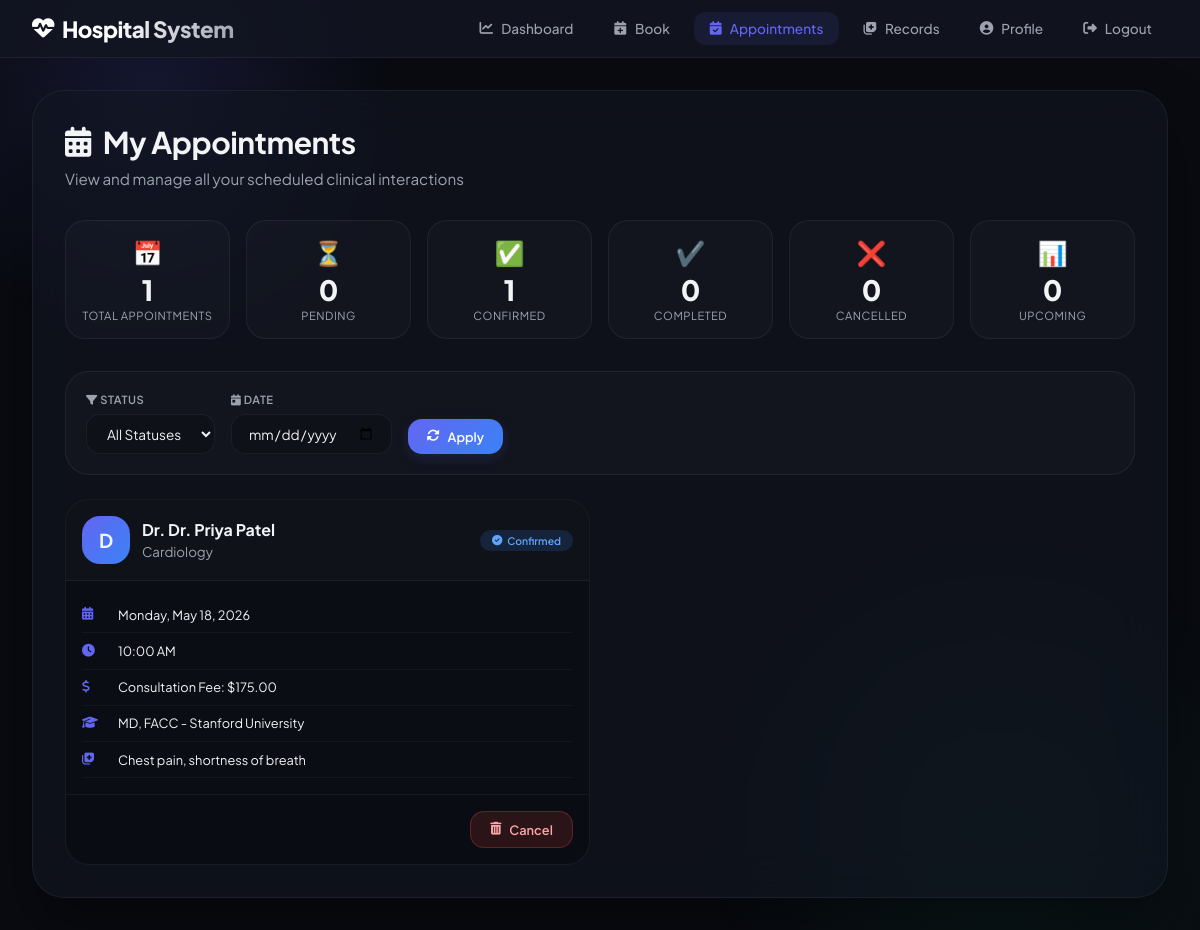
Page /patient/my-appointments.php (signed in) on the committed database.
### tables this page shows
CREATE TABLE appointments (
    id INT PRIMARY KEY AUTO_INCREMENT,
    patient_id INT,
    doctor_id INT,
    appointment_date DATE NOT NULL,
    appointment_time TIME NOT NULL,
    status ENUM('pending', 'confirmed', 'completed', 'cancelled') DEFAULT 'pending',
    symptoms TEXT,
    notes TEXT,
    created_at TIMESTAMP DEFAULT CURRENT_TIMESTAMP,
    updated_at TIMESTAMP DEFAULT CURRENT_TIMESTAMP ON UPDATE CURRENT_TIMESTAMP,
    FOREIGN KEY (patient_id) REFERENCES users(id) ON DELETE CASCADE,
    FOREIGN KEY (doctor_id) REFERENCES doctors(id) ON DELETE CASCADE,
    UNIQUE KEY unique_appointment (doctor_id, appointment_date, appointment_time)
);

CREATE TABLE users (
    id INT PRIMARY KEY AUTO_INCREMENT,
    username VARCHAR(50) UNIQUE NOT NULL,
    email VARCHAR(100) UNIQUE NOT NULL,
    password VARCHAR(255) NOT NULL,
    full_name VARCHAR(100) NOT NULL,
    phone VARCHAR(20),
    address TEXT,
    role ENUM('patient', 'doctor', 'admin') DEFAULT 'patient',
    is_active BOOLEAN DEFAULT TRUE,
    created_at TIMESTAMP DEFAULT CURRENT_TIMESTAMP,
    last_login TIMESTAMP NULL,
    reset_token VARCHAR(255) NULL,
    reset_token_expiry DATETIME NULL,
    email_verified BOOLEAN DEFAULT FALSE
);

CREATE TABLE doctors (
    id INT PRIMARY KEY AUTO_INCREMENT,
    user_id INT UNIQUE,
    specialization VARCHAR(100),
    qualification VARCHAR(200),
    experience_years INT,
    consultation_fee DECIMAL(10, 2),
    available_days VARCHAR(100),
    available_time_start TIME,
    available_time_end TIME,
    FOREIGN KEY (user_id) REFERENCES users(id) ON DELETE CASCADE
);

### includes/SessionManager.php (called while the page is built, shortened)
<?php
class SessionManager {
    public static function getUserId() {
        return $_SESSION['user_id'] ?? null;
    }
}
?>

### patient/my-appointments.php (the view, shortened to what this page needs)
<?php
require_once '../includes/SessionManager.php';
$database = new Database();
$db = $database->getConnection();
$user_id = SessionManager::getUserId();
$status_filter = $_GET['status'] ?? 'all';
$date_filter = $_GET['date'] ?? '';
$query = "SELECT a.*,
          u.full_name as doctor_name,
          u.email as doctor_email,
          u.phone as doctor_phone,
          d.specialization,
          d.qualification,
          d.consultation_fee,
          d.experience_years
          FROM appointments a
          JOIN doctors d ON a.doctor_id = d.id
          JOIN users u ON d.user_id = u.id
          WHERE a.patient_id = :patient_id";
$params = [':patient_id' => $user_id];
$query .= " ORDER BY a.appointment_date DESC, a.appointment_time DESC";
$stmt = $db->prepare($query);
foreach ($params as $key => $value) {
    $stmt->bindValue($key, $value);
}
$stmt->execute();
$appointments = $stmt->fetchAll(PDO::FETCH_ASSOC);
$statsQuery = "SELECT
    COUNT(*) as total,
    COUNT(CASE WHEN status = 'pending' THEN 1 END) as pending,
    COUNT(CASE WHEN status = 'confirmed' THEN 1 END) as confirmed,
    COUNT(CASE WHEN status = 'completed' THEN 1 END) as completed,
    COUNT(CASE WHEN status = 'cancelled' THEN 1 END) as cancelled,
    COUNT(CASE WHEN appointment_date >= CURDATE() AND status IN ('pending', 'confirmed') THEN 1 END) as upcoming
    FROM appointments WHERE patient_id = :patient_id";
$statsStmt = $db->prepare($statsQuery);
$statsStmt->bindParam(':patient_id', $user_id);
$statsStmt->execute();
$stats = $statsStmt->fetch(PDO::FETCH_ASSOC);
?>
<!DOCTYPE html>
<html lang="en">
<head>
    <link rel="stylesheet" href="https://cdnjs.cloudflare.com/ajax/libs/font-awesome/6.4.0/css/all.min.css">
</head>
<body>
    <div class="ambient-glow-1" id="ambient1"></div>
    <div class="ambient-glow-2"></div>
    <nav class="navbar">
        <div class="navbar-container">
            <a href="dashboard.php" class="logo">
                <i class="fas fa-heart-pulse"></i>
                <span>Hospital System</span>
            </a>
            <ul class="nav-menu">
                <li><a href="dashboard.php" class="nav-link"><i class="fas fa-chart-line"></i> Dashboard</a></li>
                <li><a href="book-appointment.php" class="nav-link"><i class="fas fa-calendar-plus"></i> Book</a></li>
                <li><a href="my-appointments.php" class="nav-link active"><i class="fas fa-calendar-check"></i> Appointments</a></li>
                <li><a href="medical-records.php" class="nav-link"><i class="fas fa-notes-medical"></i> Records</a></li>
                <li><a href="profile.php" class="nav-link"><i class="fas fa-user-circle"></i> Profile</a></li>
                <li><a href="../logout.php" class="nav-link"><i class="fas fa-sign-out-alt"></i> Logout</a></li>
            </ul>
        </div>
    </nav>
    <div class="container">
        <div class="glass-card fade-in">
            <div class="page-header">
                <h1><i class="fas fa-calendar-alt"></i> My Appointments</h1>
                <p>View and manage all your scheduled clinical interactions</p>
            </div>
            <div class="stats-grid">
                <div class="stat-card"><div class="stat-icon">📅</div><div class="stat-number"><?php echo $stats['total'] ?? 0; ?></div><div class="stat-label">Total Appointments</div></div>
                <div class="stat-card"><div class="stat-icon">⏳</div><div class="stat-number"><?php echo $stats['pending'] ?? 0; ?></div><div class="stat-label">Pending</div></div>
                <div class="stat-card"><div class="stat-icon">✅</div><div class="stat-number"><?php echo $stats['confirmed'] ?? 0; ?></div><div class="stat-label">Confirmed</div></div>
                <div class="stat-card"><div class="stat-icon">✔️</div><div class="stat-number"><?php echo $stats['completed'] ?? 0; ?></div><div class="stat-label">Completed</div></div>
                <div class="stat-card"><div class="stat-icon">❌</div><div class="stat-number"><?php echo $stats['cancelled'] ?? 0; ?></div><div class="stat-label">Cancelled</div></div>
                <div class="stat-card"><div class="stat-icon">📊</div><div class="stat-number"><?php echo $stats['upcoming'] ?? 0; ?></div><div class="stat-label">Upcoming</div></div>
            </div>
            <div class="filters-bar">
                <form method="GET" action="" class="filters">
                    <div class="filter-group">
                        <label><i class="fas fa-filter"></i> Status</label>
                        <select name="status" class="filter-select" onchange="this.form.submit()">
                            <option value="all" <?php echo $status_filter == 'all' ? 'selected' : ''; ?>>All Statuses</option>
                        </select>
                    </div>
                    <div class="filter-group">
                        <label><i class="fas fa-calendar-day"></i> Date</label>
                        <input type="date" name="date" class="filter-date" value="<?php echo htmlspecialchars($date_filter); ?>" onchange="this.form.submit()">
                    </div>
                    <div class="filter-group">
                        <button type="submit" class="btn btn-primary"><i class="fas fa-sync-alt"></i> Apply</button>
                    </div>
                </form>
            </div>
            <?php if (count($appointments) > 0): ?>
                <div class="appointments-grid">
                    <?php foreach ($appointments as $appointment): ?>
                        <div class="appointment-card">
                            <div class="card-header">
                                <div class="doctor-info">
                                    <div class="doctor-avatar"><?php echo strtoupper(substr($appointment['doctor_name'], 0, 1)); ?></div>
                                    <div>
                                        <strong>Dr. <?php echo htmlspecialchars($appointment['doctor_name']); ?></strong>
                                        <br><small style="color: var(--text-muted);"><?php echo htmlspecialchars($appointment['specialization']); ?></small>
                                    </div>
                                </div>
                                <span class="badge badge-<?php echo $appointment['status']; ?>">
                                    <i class="fas <?php echo $appointment['status'] == 'pending' ? 'fa-clock' : ($appointment['status'] == 'confirmed' ? 'fa-check-circle' : ($appointment['status'] == 'completed' ? 'fa-check-double' : 'fa-ban')); ?>"></i>
                                    <?php echo ucfirst($appointment['status']); ?>
                                </span>
                            </div>
                            <div class="card-body">
                                <div class="info-row"><i class="fas fa-calendar-alt"></i> <?php echo date('l, F j, Y', strtotime($appointment['appointment_date'])); ?></div>
                                <div class="info-row"><i class="fas fa-clock"></i> <?php echo date('h:i A', strtotime($appointment['appointment_time'])); ?></div>
                                <div class="info-row"><i class="fas fa-dollar-sign"></i> Consultation Fee: $<?php echo number_format($appointment['consultation_fee'], 2); ?></div>
                                <div class="info-row"><i class="fas fa-graduation-cap"></i> <?php echo htmlspecialchars($appointment['qualification'] ?? 'N/A'); ?></div>
                                <div class="info-row"><i class="fas fa-notes-medical"></i> <?php echo htmlspecialchars(substr($appointment['symptoms'] ?? 'No symptoms noted', 0, 60)) . ((strlen($appointment['symptoms'] ?? '') > 60) ? '...' : ''); ?></div>
                            </div>
                            <div class="card-footer">
                                <?php if (in_array($appointment['status'], ['pending', 'confirmed'])): ?>
                                    <form method="POST" style="display:inline;" onsubmit="return confirm('Are you sure you want to cancel this appointment? This action cannot be undone.')">
                                        <button type="submit" name="cancel_appointment" class="btn btn-danger"><i class="fas fa-trash-alt"></i> Cancel</button>
                                    </form>
                                <?php endif; ?>
                            </div>
                        </div>
                    <?php endforeach; ?>
                </div>
            <?php endif; ?>
        </div>
    </div>
</body>
</html>

### rows in the picture
appointments: users.full_name "D", users.full_name "Dr. Priya Patel", doctor.specialization "Cardiology", status "Confirmed", appointment_date "Monday, May 18, 2026", appointment_time "10:00 AM", doctor.consultation_fee "175.00", doctor.qualification "MD, FACC - Stanford University", symptoms "Chest pain, shortness of breath"

### other values in the picture
$stats['total'] "1"
$stats['pending'] "0"
$stats['confirmed'] "1"
$stats['completed'] "0"
$stats['cancelled'] "0"
$stats['upcoming'] "0"
